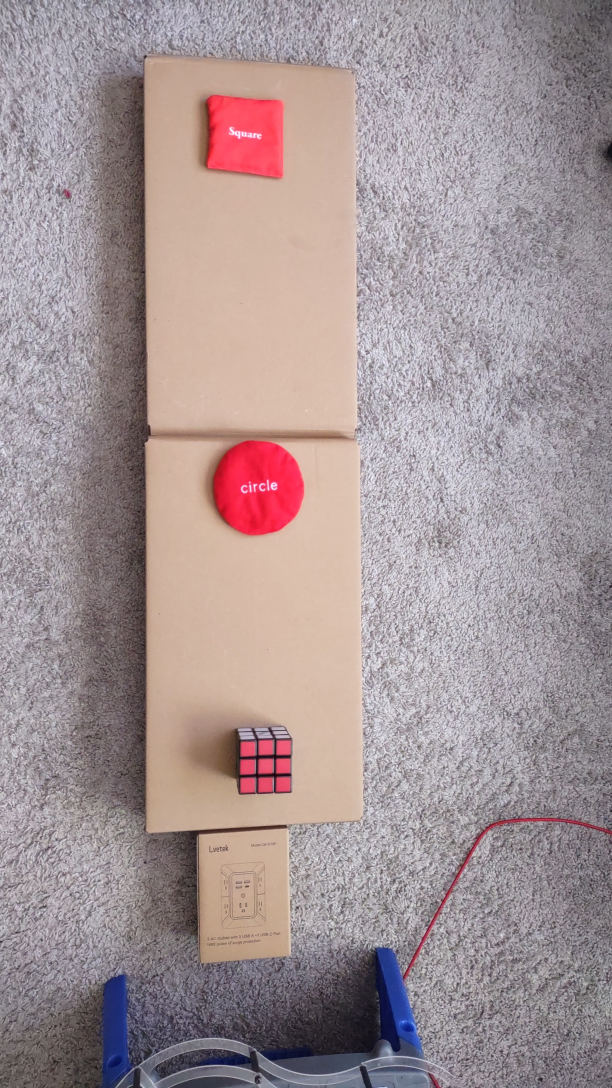
#> input picture Experiment Data Analysis/Experimental setup/red only - 3 shapes.jpg, 1836 x 3264 px (shown at 1/3 size)
$ python -i RDP_Detect_EdgeServer.py   (imports and definitions only)
#> lines starting #> are read from the running program, lines starting #| are printed output that depends on the picture; after the words box and inside, x2 and y2 are one past the last pixel; in counts of white or black regions, pixels touching at a corner belong together
#> further down, picture is the input picture: shape (3264, 1836, 3); mean B, G, R 150, 148, 163.5
# This module is to be run as a main module on a node with darknet (yolov4) installed

import cv2
import numpy as np
import logging
import car_edge_server as connect
import threading

# Global variables
SEND_STOP = 0  # Stop command
SEND_CONT_DRIVE = 1  # Continue driving command
SEND_REDUCE_SPEED = 2  # Reduce speed command
SEND_TURN_LEFT = 3  # Turn left command
SEND_TURN_RIGHT = 4  # Turn right command
SEND_ALL_CLEAR = 5  # All clear command

#Variables for RDP algorithm
SHAPE_APPEARANCE_THRESHOLD = 1
NUM_TRIANGLES = 0
NUM_SQUARES = 0
NUM_HEXAGONS = 0
NUM_CIRCLES = 0
NUM_STARS = 0

OBJ_FOUND = False # track if object was detected
LAST_COMMAND_SENT = None # track last command sent
SUBSCRIBER_TOPIC = "EdgeServer_VideoTopic/image_raw"
 # use these to prevent spamming messages to car, and also to stop the messaging thread:
MESSAGING_THREAD = None
MESSAGE_CAR_THREAD_RUNNING = threading.Event()
LAST_COMMAND_SENT = None
SEND_MESSAGES = True

# Create a logger instance for file logging
file_logger = logging.getLogger(__name__ + '--file_logger')
# [1 line not run here, left out]
file_formatter = logging.Formatter("%(asctime)s - [%(name)s] - %(levelname)s - %(message)s")
file_handler = logging.FileHandler("RDP_Detect_EdgeServer_log.txt", mode="a") #open in append mode so file is not reset
# [2 lines not run here, left out]

# Create a logger instance for console logging
console_logger = logging.getLogger(__name__ + '--console_logger')
# [1 line not run here, left out]
console_formatter = logging.Formatter("%(asctime)s - [%(name)s] - %(levelname)s - %(message)s")
console_handler = logging.StreamHandler()
# [2 lines not run here, left out]


# [59 lines left out: functions connect_to_car_command_server, send_message_to_car_thread, exit_program, not called in this run]


def detect_red_yellow_blue(cv_image):
    hsv = cv2.cvtColor(cv_image, cv2.COLOR_BGR2HSV)
#> hsv: shape (3264, 1836, 3); mean H, S, V 104.9, 33.2, 166.1

    # Define HSV ranges for red color (red has two sets of ranges)
    lower_red1 = (0, 100, 20)
    upper_red1 = (10, 255, 255)
    mask_red1 = cv2.inRange(hsv, lower_red1, upper_red1)
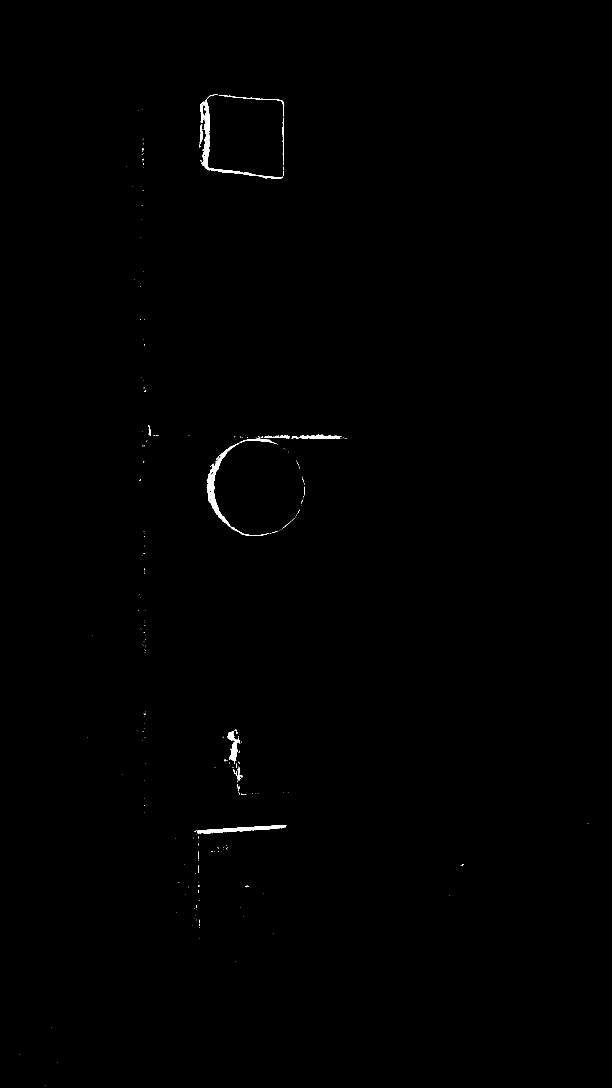
#> mask_red1: shape (3264, 1836) (shown at 1/3 size); 0.27% white; 263 white regions (240 under 20 px), largest, box (x1, y1, x2, y2) and area: (620, 1314, 830, 1608) 4544, (601, 284, 849, 537) 4132, (589, 2475, 859, 2502) 2548

    lower_red2 = (160, 100, 20)
    upper_red2 = (179, 255, 255)
    mask_red2 = cv2.inRange(hsv, lower_red2, upper_red2)
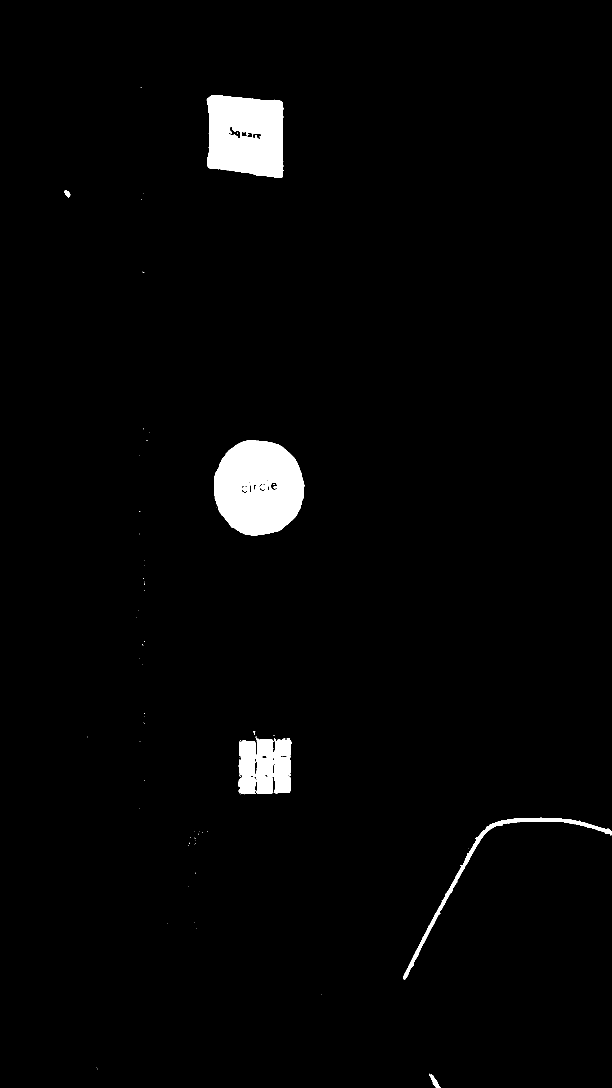
#> mask_red2: shape (3264, 1836) (shown at 1/3 size); 2.4% white; 84 white regions (75 under 20 px), largest, box (x1, y1, x2, y2) and area: (642, 1321, 913, 1606) 60018, (620, 285, 850, 533) 48797, (716, 2215, 874, 2383) 22477

    mask_red = cv2.bitwise_or(mask_red1, mask_red2)
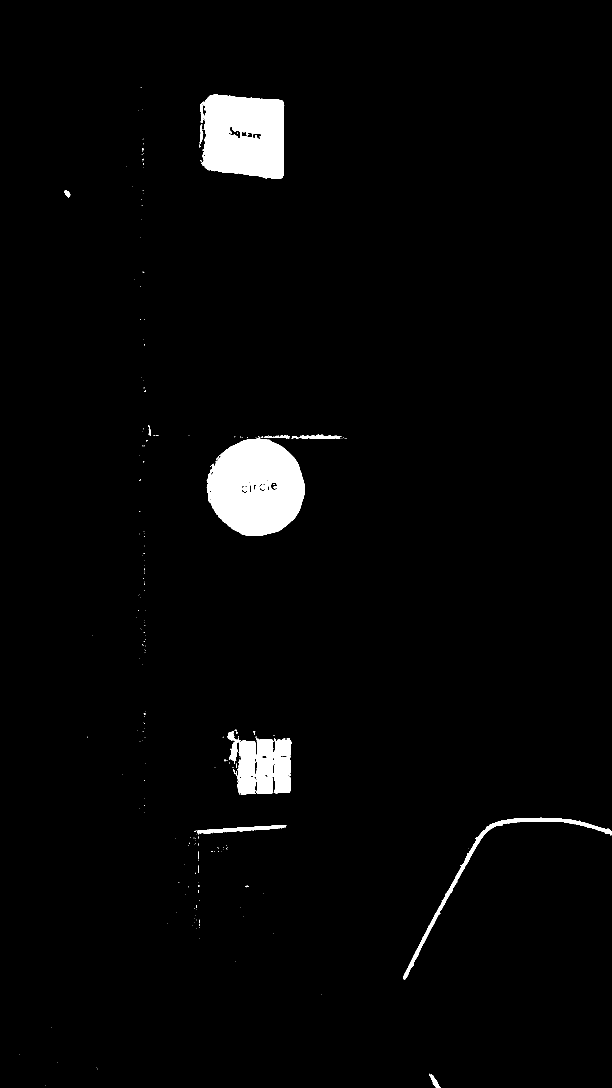
#> mask_red: shape (3264, 1836) (shown at 1/3 size); 2.6% white; 254 white regions (233 under 20 px), largest, box (x1, y1, x2, y2) and area: (620, 1314, 913, 1608) 64743, (601, 284, 853, 537) 53712, (711, 2215, 874, 2383) 22784

    # Define HSV ranges for yellow color
    lower_yellow = (20, 100, 100)
    upper_yellow = (40, 255, 255)
    mask_yellow = cv2.inRange(hsv, lower_yellow, upper_yellow)
#> mask_yellow: shape (3264, 1836); every value is 0

    # Define HSV ranges for blue color
    lower_blue = (90, 100, 100)
    upper_blue = (120, 255, 255)
    mask_blue = cv2.inRange(hsv, lower_blue, upper_blue)
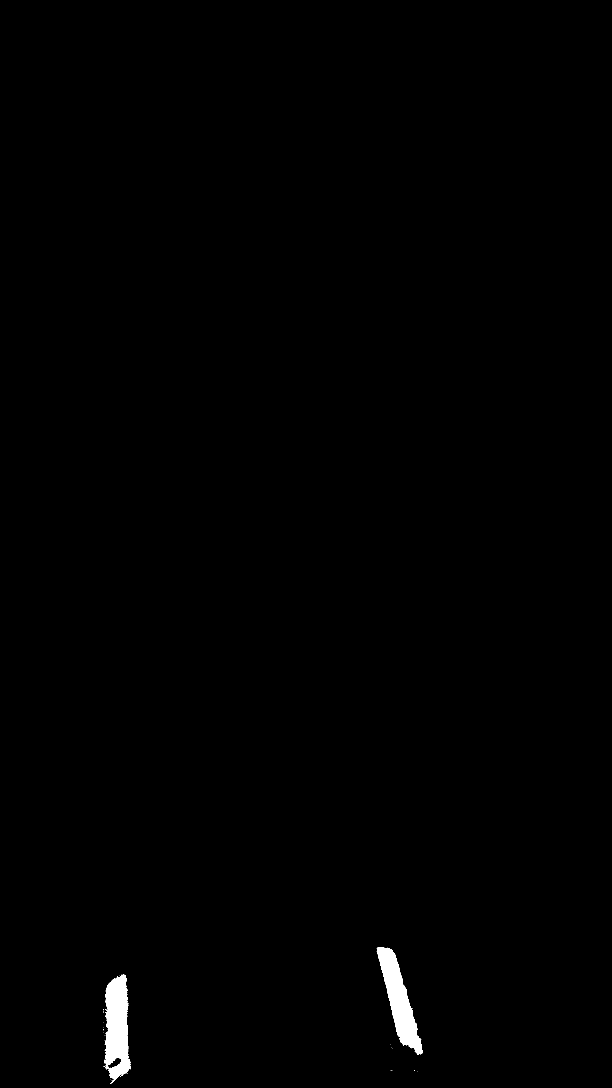
#> mask_blue: shape (3264, 1836) (shown at 1/3 size); 0.58% white; 46 white regions (44 under 20 px), largest, box (x1, y1, x2, y2) and area: (312, 2924, 393, 3250) 17673, (1130, 2843, 1267, 3165) 17055

    # Combine the masks for red, yellow, and blue using bitwise OR
    combined_mask = cv2.bitwise_or(mask_red, cv2.bitwise_or(mask_yellow, mask_blue))
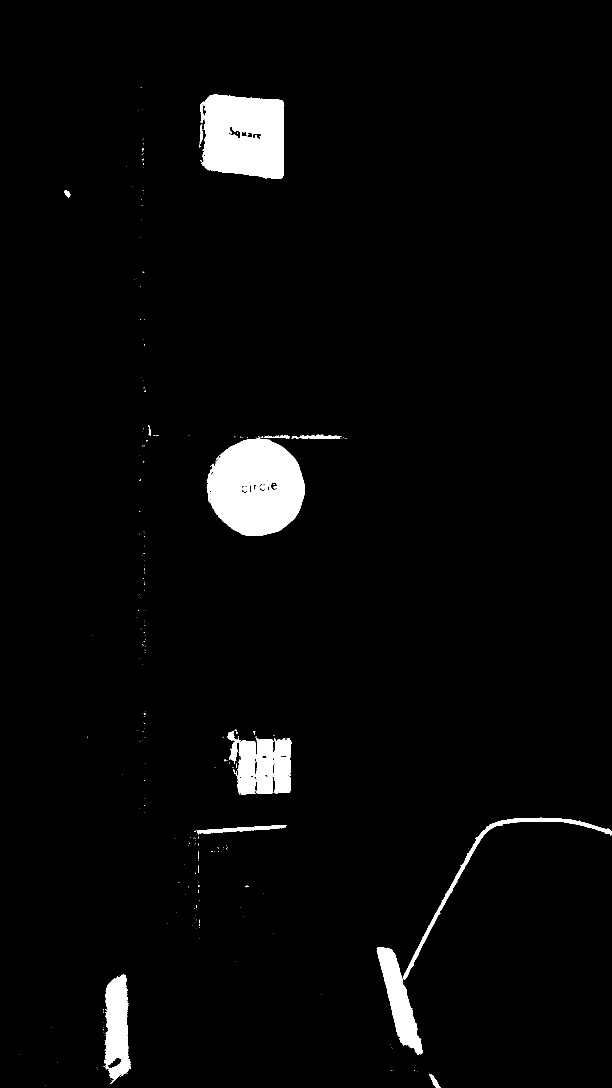
#> combined_mask: shape (3264, 1836) (shown at 1/3 size); 3.2% white; 300 white regions (277 under 20 px), largest, box (x1, y1, x2, y2) and area: (620, 1314, 913, 1608) 64743, (601, 284, 853, 537) 53712, (711, 2215, 874, 2383) 22784

    return combined_mask


# [171 lines left out: functions determine_shape, draw_bounding_boxes, main, not called in this run]

# [2 lines not run here, left out]

>>> import cv2
>>> picture = cv2.imread('../Experiment Data Analysis/Experimental setup/red only - 3 shapes.jpg')
>>> result = detect_red_yellow_blue(picture)

$ run again, on Experiment Data Analysis/Experimental setup/rgb-7shapes.jpg
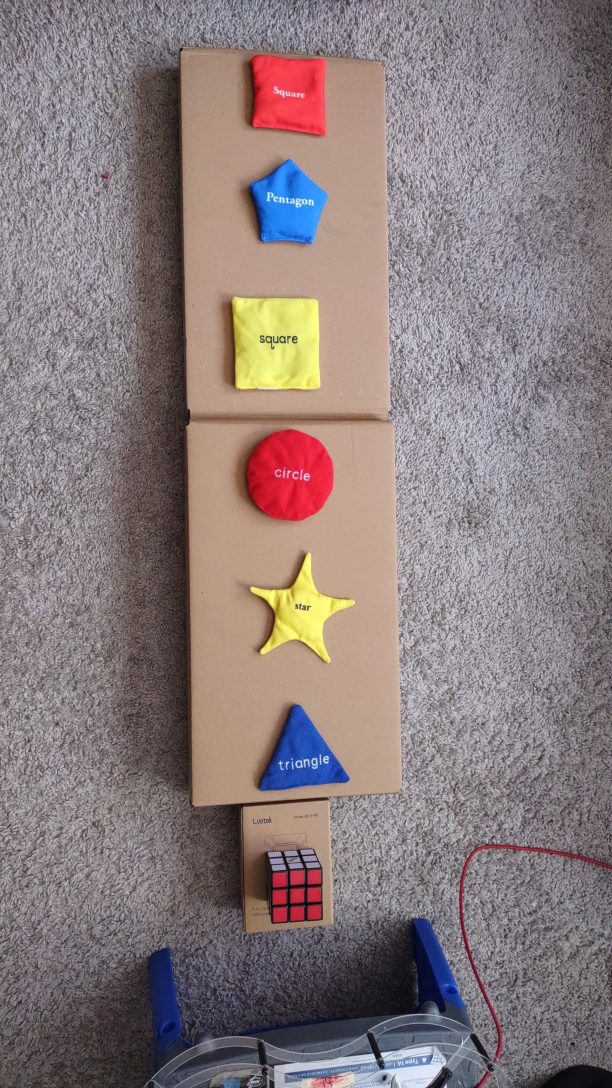
#> input picture Experiment Data Analysis/Experimental setup/rgb-7shapes.jpg, 1836 x 3264 px (shown at 1/3 size)
#> picture is the input picture: shape (3264, 1836, 3); mean B, G, R 124.7, 124, 137.3
#> hsv: shape (3264, 1836, 3); mean H, S, V 101.9, 42.2, 142
#> in detect_red_yellow_blue, `mask_red1 = cv2.inRange(hsv, lower_red1, upper_red1)`:
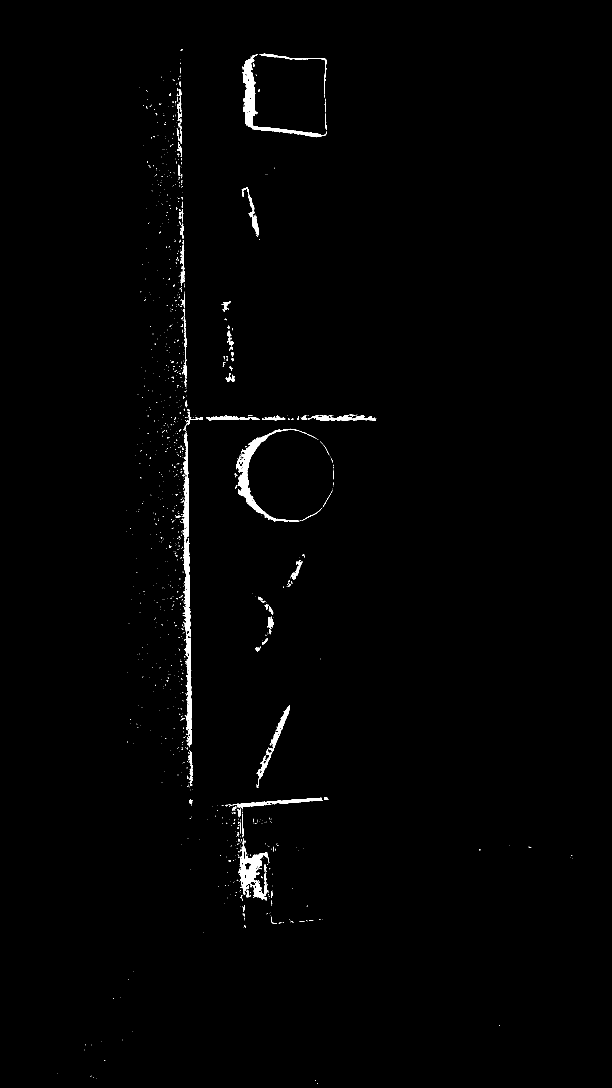
#> mask_red1: shape (3264, 1836) (shown at 1/3 size); 0.87% white; 1271 white regions (1159 under 20 px), largest, box (x1, y1, x2, y2) and area: (547, 1294, 576, 2238) 10125, (726, 164, 980, 412) 7071, (708, 1286, 949, 1566) 6949
#> mask_red2: shape (3264, 1836); 2.2% white; 307 white regions (291 under 20 px), largest, box (x1, y1, x2, y2) and area: (741, 1288, 1001, 1563) 55062, (752, 164, 979, 406) 45627, (1378, 2533, 1836, 3175) 11135
#> mask_red: shape (3264, 1836); 3.1% white; 1395 white regions (1279 under 20 px), largest, box (x1, y1, x2, y2) and area: (708, 1286, 1002, 1566) 62320, (726, 161, 980, 412) 53809, (1378, 2533, 1836, 3175) 11172
#> mask_yellow: shape (3264, 1836); 1.7% white; 44 white regions (40 under 20 px), largest, box (x1, y1, x2, y2) and area: (695, 890, 959, 1170) 66726, (749, 1657, 1061, 1989) 36692, (843, 1016, 851, 1026) 49, (802, 1015, 810, 1021) 35
#> mask_blue: shape (3264, 1836); 1.6% white; 71 white regions (60 under 20 px), largest, box (x1, y1, x2, y2) and area: (749, 478, 984, 732) 38230, (779, 2115, 1049, 2373) 33779, (1242, 2756, 1400, 3044) 13414
#> in detect_red_yellow_blue, `combined_mask = cv2.bitwise_or(mask_red, cv2.bitwise_or(mask_yellow, m..`:
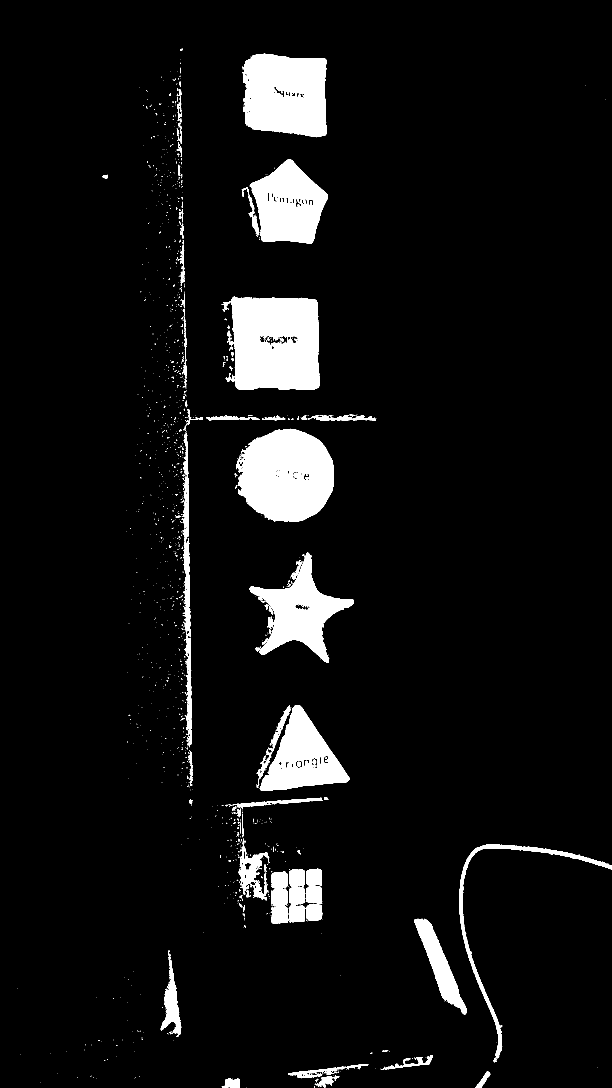
#> combined_mask: shape (3264, 1836) (shown at 1/3 size); 6.5% white; 1510 white regions (1379 under 20 px), largest, box (x1, y1, x2, y2) and area: (695, 890, 959, 1170) 66726, (708, 1286, 1002, 1566) 62320, (726, 161, 980, 412) 53809
